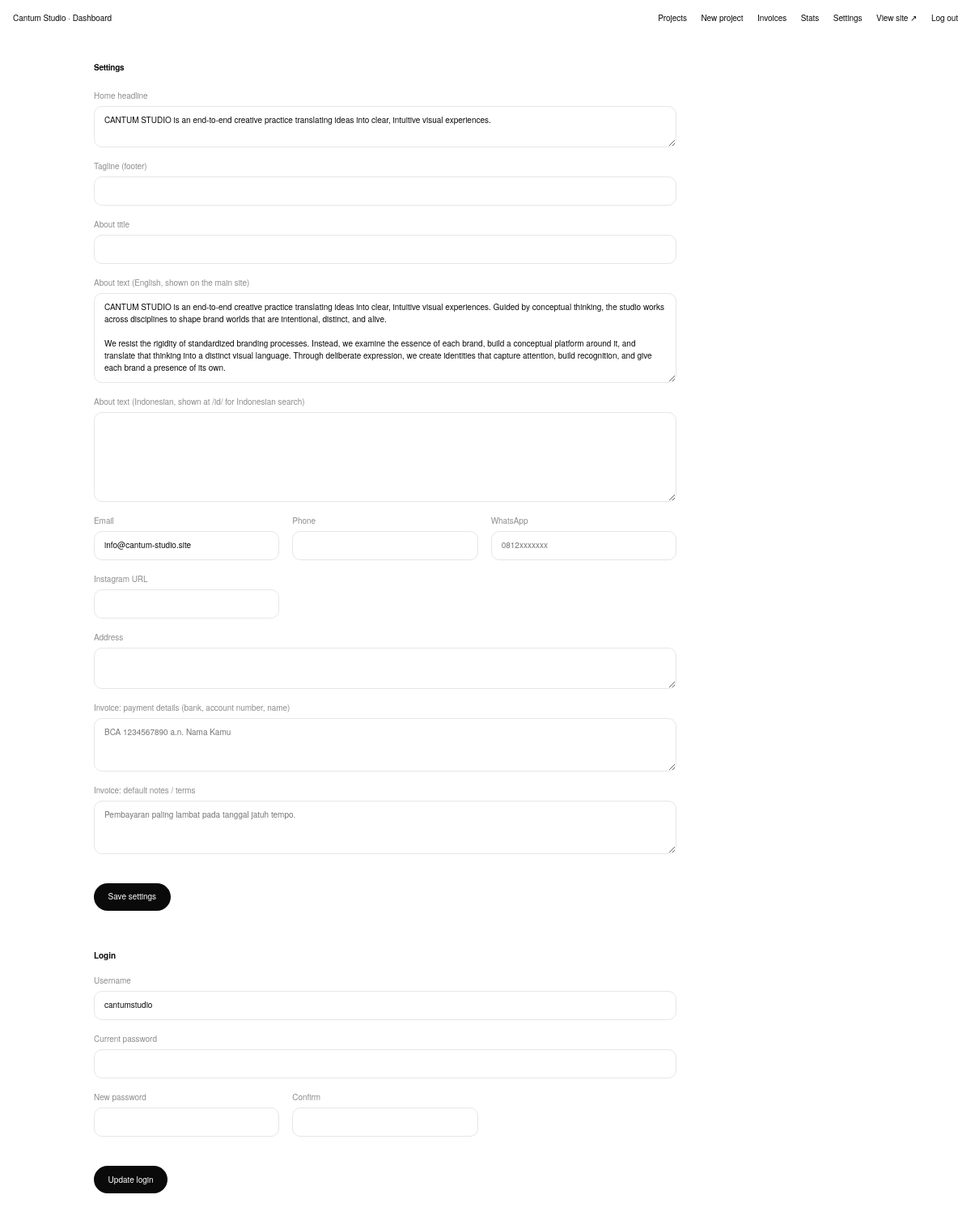
The app's page /admin/settings.php (signed in), older data.
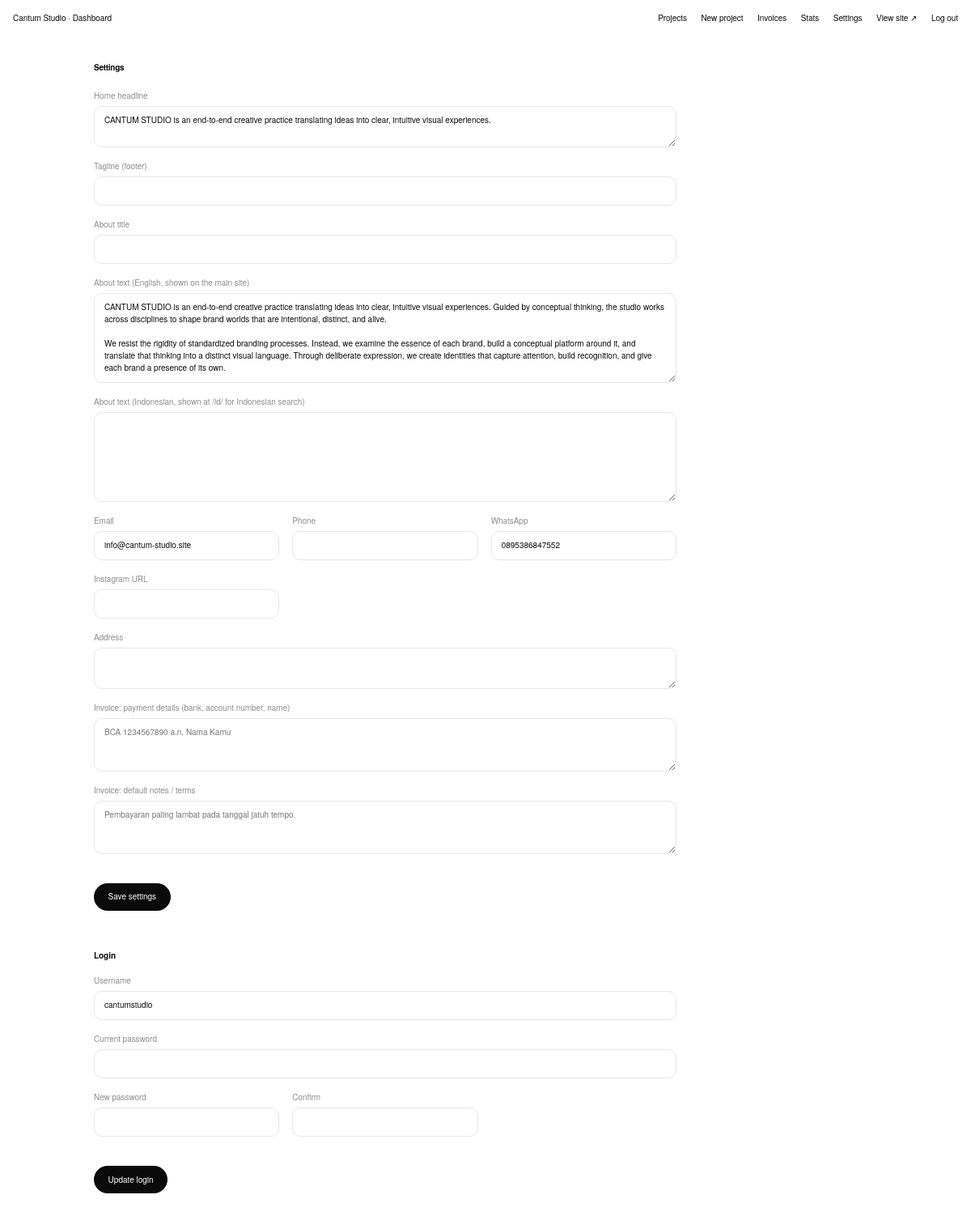
The same page, newer data.
### tables this page shows
CREATE TABLE settings (k TEXT PRIMARY KEY, v TEXT);

CREATE TABLE users (
        id INTEGER PRIMARY KEY AUTOINCREMENT,
        username TEXT NOT NULL UNIQUE,
        password TEXT NOT NULL
    );

### inc/bootstrap.php (called while the page is built, shortened)
<?php
function db(): PDO
{
    static $pdo = null;
    if ($pdo) return $pdo;
    $pdo = new PDO('sqlite:' . ROOT . '/data/cantum.sqlite');
    $pdo->setAttribute(PDO::ATTR_ERRMODE, PDO::ERRMODE_EXCEPTION);
    $pdo->setAttribute(PDO::ATTR_DEFAULT_FETCH_MODE, PDO::FETCH_ASSOC);
    $pdo->exec('PRAGMA foreign_keys = ON');
    $pdo->exec("CREATE TABLE IF NOT EXISTS projects (
        id INTEGER PRIMARY KEY AUTOINCREMENT,
        title TEXT NOT NULL,
        slug TEXT NOT NULL UNIQUE,
        category TEXT NOT NULL DEFAULT 'Other',
        year TEXT,
        location TEXT,
        description TEXT,
        cover_id INTEGER,
        sort_order INTEGER NOT NULL DEFAULT 0,
        published INTEGER NOT NULL DEFAULT 1,
        created_at TEXT NOT NULL DEFAULT CURRENT_TIMESTAMP
    )");
    $pdo->exec("CREATE TABLE IF NOT EXISTS images (
        id INTEGER PRIMARY KEY AUTOINCREMENT,
        project_id INTEGER NOT NULL REFERENCES projects(id) ON DELETE CASCADE,
        filename TEXT NOT NULL,
        sort_order INTEGER NOT NULL DEFAULT 0
    )");
    $pdo->exec("CREATE TABLE IF NOT EXISTS settings (k TEXT PRIMARY KEY, v TEXT)");
    $pdo->exec("CREATE TABLE IF NOT EXISTS users (
        id INTEGER PRIMARY KEY AUTOINCREMENT,
        username TEXT NOT NULL UNIQUE,
        password TEXT NOT NULL
    )");
    $pdo->exec("CREATE TABLE IF NOT EXISTS invoices (
        id INTEGER PRIMARY KEY AUTOINCREMENT,
        number TEXT NOT NULL UNIQUE,
        token TEXT NOT NULL UNIQUE,
        client_name TEXT NOT NULL,
        client_email TEXT,
        client_phone TEXT,
        client_address TEXT,
        issue_date TEXT NOT NULL,
        due_date TEXT,
        tax_rate REAL NOT NULL DEFAULT 0,
        discount INTEGER NOT NULL DEFAULT 0,
        notes TEXT,
        status TEXT NOT NULL DEFAULT 'draft',
        paid_at TEXT,
        created_at TEXT NOT NULL DEFAULT CURRENT_TIMESTAMP
    )");
    $pdo->exec("CREATE TABLE IF NOT EXISTS invoice_items (
        id INTEGER PRIMARY KEY AUTOINCREMENT,
        invoice_id INTEGER NOT NULL REFERENCES invoices(id) ON DELETE CASCADE,
        description TEXT NOT NULL,
        qty REAL NOT NULL DEFAULT 1,
        price INTEGER NOT NULL DEFAULT 0,
        sort_order INTEGER NOT NULL DEFAULT 0
    )");
    ensure_project_link($pdo);
    seed_admin($pdo);
    return $pdo;
}
function ensure_project_link(PDO $pdo): void
{
    $mysql = $pdo->getAttribute(PDO::ATTR_DRIVER_NAME) === 'mysql';
    $cols = $mysql ? $pdo->query('SHOW COLUMNS FROM projects')->fetchAll(PDO::FETCH_COLUMN)
                   : $pdo->query('PRAGMA table_info(projects)')->fetchAll(PDO::FETCH_COLUMN, 1);
}
function seed_admin(PDO $pdo): void
{
    if (!$pdo->query('SELECT COUNT(*) FROM users')->fetchColumn()) {
        $pdo->prepare('INSERT INTO users (username, password) VALUES (?, ?)')
            ->execute(['admin', password_hash('admin123', PASSWORD_DEFAULT)]);
    }
}
function e($s): string { return htmlspecialchars((string)$s, ENT_QUOTES, 'UTF-8'); }
function clean_path(string $path): string
{
    $path = preg_replace('#(^|/)index\.php(?=$|[?\#])#', '$1', $path);
    return preg_replace('#\.php(?=$|[?\#])#', '', $path);
}
function url(string $path = ''): string { return BASE . '/' . ltrim(clean_path($path), '/'); }

### admin/settings.php (the view, shortened to what this page needs)
<?php
require __DIR__ . '/../inc/bootstrap.php';
require __DIR__ . '/_layout.php';
$me = db()->query('SELECT username FROM users WHERE id = ' . (int)$_SESSION['uid'])->fetchColumn();
function sv(string $k, string $d = ''): string {
    $st = db()->prepare('SELECT v FROM settings WHERE k = ?'); $st->execute([$k]);
    $v = $st->fetchColumn();
    return $v === false ? $d : $v;
}
admin_head('Settings');
?>
<h1>Settings</h1>
<form method="post" class="form">
  <label>Home headline<textarea name="headline" rows="2"><?= e(sv('headline', 'Cantum Studio designs spaces, objects and identities with quiet intent.')) ?></textarea></label>
  <label>Tagline (footer)<input name="tagline" value="<?= e(sv('tagline', 'Selected works')) ?>"></label>
  <label>About title<input name="about_title" value="<?= e(sv('about_title', 'About the studio')) ?>"></label>
  <label>About text (English, shown on the main site)<textarea name="about_text" rows="6"><?= e(sv('about_text')) ?></textarea></label>
  <label>About text (Indonesian, shown at /id/ for Indonesian search)<textarea name="about_text_id" rows="6"><?= e(sv('about_text_id')) ?></textarea></label>
  <div class="cols">
    <label>Email<input type="email" name="email" value="<?= e(sv('email')) ?>"></label>
    <label>Phone<input name="phone" value="<?= e(sv('phone')) ?>"></label>
    <label>WhatsApp<input name="whatsapp" value="<?= e(sv('whatsapp')) ?>" placeholder="0812xxxxxxx" inputmode="tel"></label>
    <label>Instagram URL<input name="instagram" value="<?= e(sv('instagram')) ?>"></label>
  </div>
  <label>Address<textarea name="address" rows="2"><?= e(sv('address')) ?></textarea></label>
  <label>Invoice: payment details (bank, account number, name)<textarea name="invoice_payment" rows="3" placeholder="BCA 1234567890 a.n. Nama Kamu"><?= e(sv('invoice_payment')) ?></textarea></label>
  <label>Invoice: default notes / terms<textarea name="invoice_terms" rows="3" placeholder="Pembayaran paling lambat pada tanggal jatuh tempo."><?= e(sv('invoice_terms')) ?></textarea></label>
  <div class="row"><button class="btn" type="submit">Save settings</button></div>
</form>
<h2>Login</h2>
<form method="post" class="form">
  <label>Username<input name="username" value="<?= e($me) ?>" autocomplete="username"></label>
  <label>Current password<input type="password" name="current" autocomplete="current-password" required></label>
  <div class="cols">
    <label>New password<input type="password" name="new" autocomplete="new-password" required minlength="8"></label>
    <label>Confirm<input type="password" name="confirm" autocomplete="new-password" required></label>
  </div>
  <div class="row"><button class="btn" type="submit">Update login</button></div>
</form>
<?php admin_foot(); ?>

### admin/_layout.php (shortened to what this page needs)
<?php
function admin_head(string $title): void { ?>
<!doctype html>
<html lang="en">
<head>
<link rel="stylesheet" href="<?= url('assets/css/style.css') ?>?v=<?= filemtime(__DIR__ . '/../assets/css/style.css') ?>">
<link rel="stylesheet" href="<?= url('assets/css/admin.css') ?>?v=<?= filemtime(__DIR__ . '/../assets/css/admin.css') ?>">
</head>
<body class="admin">
<header class="bar">
  <a class="brand" href="<?= url('admin/') ?>"><?= e(SITE_NAME) ?> · Dashboard</a>
  <nav>
    <a href="<?= url('admin/') ?>">Projects</a>
    <a href="<?= url('admin/edit.php') ?>">New project</a>
    <a href="<?= url('admin/invoices.php') ?>">Invoices</a>
    <a href="<?= url('admin/stats.php') ?>">Stats</a>
    <a href="<?= url('admin/settings.php') ?>">Settings</a>
    <a href="<?= url() ?>" target="_blank">View site ↗</a>
    <a href="<?= url('admin/logout.php') ?>">Log out</a>
  </nav>
</header>
<main class="wrap">
<?php }
function admin_foot(): void { ?>
</main>
</body>
</html>
<?php }

### assets/css/style.css (style rules this page uses)
:root { --bg: #fff; --fg: #0a0a0a; --muted: #8c8c8c; --line: #e6e6e6; --soft: #eeeeee; --gutter: 16px; --bar-h: 44px; --spring: cubic-bezier(.2, .9, .25, 1); }
* { box-sizing: border-box; margin: 0; padding: 0; }
html { -webkit-text-size-adjust: 100%; scroll-behavior: smooth; }
body { background: var(--bg); color: var(--fg); font: 400 10px/1.5 "Helvetica Neue", Helvetica, Arial, system-ui, sans-serif; letter-spacing: -.005em; -webkit-font-smoothing: antialiased; min-height: 100vh; min-height: 100dvh; display: flex; flex-direction: column; }
a { color: inherit; text-decoration: none; }
.bar { position: fixed; inset: 0 0 auto 0; height: var(--bar-h); z-index: 50; display: flex; justify-content: space-between; align-items: center; padding: 0 var(--gutter); background: rgba(255, 255, 255, .72); -webkit-backdrop-filter: blur(20px) saturate(180%); backdrop-filter: blur(20px) saturate(180%); }
.bar nav { display: flex; gap: 1.5rem; }
.bar a { transition: opacity .2s; }
main { padding: 78px var(--gutter) 10vh; flex: 1 0 auto; }
@media (prefers-reduced-motion: no-preference) { .bar { view-transition-name: bar; } }

### assets/css/admin.css (style rules this page uses)
.admin .bar nav { gap: 1.1rem; flex-wrap: wrap; justify-content: flex-end; }
.wrap { width: 100%; max-width: 1000px; margin: 0 auto; padding-top: calc(var(--bar-h) + 4vh); }
.admin h1 { font-size: 10px; font-weight: 600; letter-spacing: -.025em; margin-bottom: 1.25rem; }
.admin h2 { font-size: 10px; font-weight: 600; margin: 3rem 0 1rem; }
.row { display: flex; gap: .75rem; align-items: center; margin-top: 1.25rem; }
.btn { display: inline-block; border: 0; cursor: pointer; font: inherit; font-size: 10px; font-weight: 500; background: var(--fg); color: var(--bg); padding: .6rem 1.1rem; border-radius: 999px; transition: transform .15s var(--spring), opacity .2s; }
.form { display: grid; gap: 1rem; max-width: 720px; }
.form label, .loginbox label { display: grid; gap: .3rem; font-size: 10px; color: var(--muted); }
.cols { display: grid; grid-template-columns: repeat(3, 1fr); gap: 1rem; }
input, select, textarea { font: inherit; font-size: 10px; color: var(--fg); background: var(--bg); border: 1px solid var(--line); border-radius: 10px; padding: .6rem .75rem; width: 100%; transition: border-color .2s, box-shadow .2s; }

Row changes from the older to the newer data that the page shows:
added settings: whatsapp "0895386847552"
